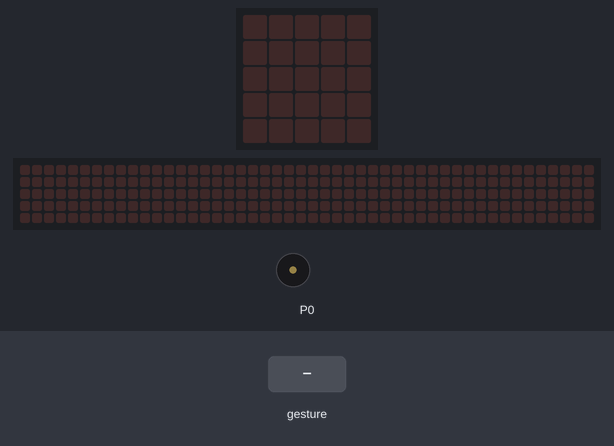
This program was run on a simulated BBC micro:bit (MakeCode). Parts: the board's 5×5 LED display, a strip that is not on the board, showing the scrolling text unrolled, buzzer (waves = sounding). Inputs (shaded band) come from the test bench. Random numbers come from a fixed seed; a tilt is held for 1.5 s and a shake lasts 1 s, then the board lies face up again; the 48×5 strip is a reading aid, not a part: it shows the text the display is scrolling, unrolled, one strip-width of it at a time.

Above: at 1.2 s.
1.3 s: gesture 'shake'
At 1.65 s:
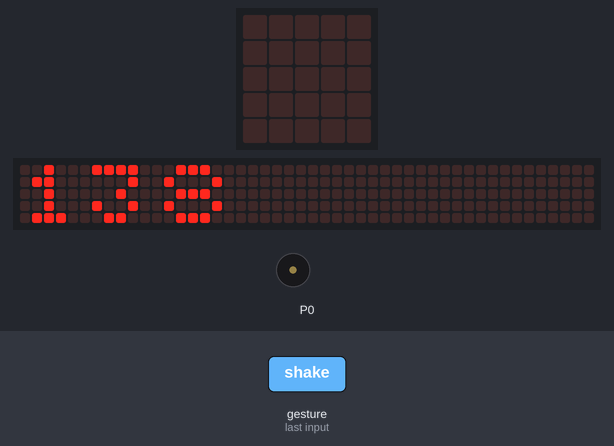
At 5.5 s:
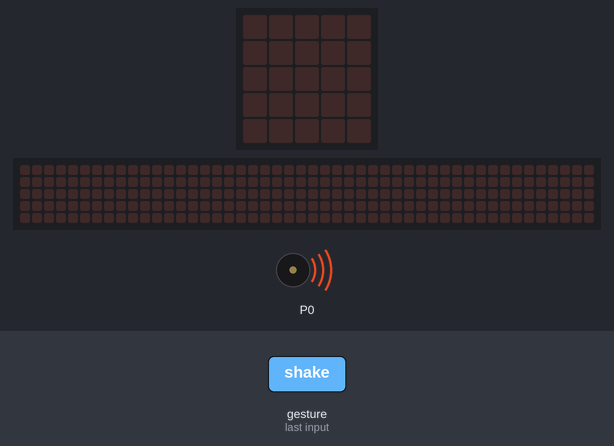
Timing chart, 0 to 10.6 s (numbered marks = the images above; inputs shaded):
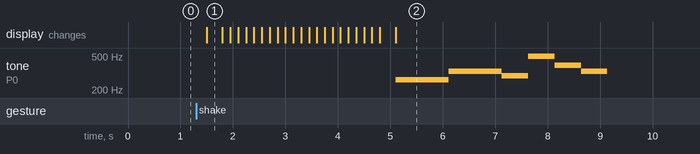

The program:

main.ts
```typescript
let aleatorio = 0
input.onGesture(Gesture.Shake, function () {
    aleatorio = 0
    aleatorio += randint(1, 1000)
    basic.showNumber(aleatorio)
    music.play(music.stringPlayable("C C E E D B G E ", 120), music.PlaybackMode.UntilDone)
})
```

test.ts
```typescript
// aquí va el archivo "tests"; esto no se compilará cuando este paquete se utilice como una extensión.
```

Measured:
- after the input at 1.3 s, tone on P0: plays 262 Hz for 1.0 s, 330 Hz for 1.0 s, 294 Hz for 0.51 s, 494 Hz for 0.51 s, 392 Hz for 0.51 s, 330 Hz for 0.50 s, starting after 3.8 s; the display: changes after 0.20 s (image 1)
